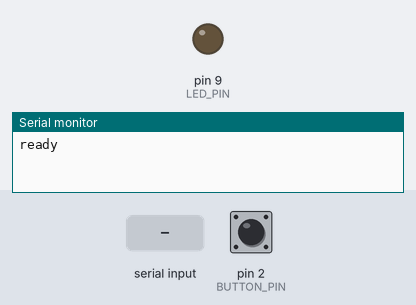
Simulated run of this sketch. Board: Arduino Uno, built with avr-gcc and run on an emulated ATmega328P. Parts: output pins drawn as LEDs (lit = HIGH), the last lines printed to the serial monitor. The inputs (shaded band) are chosen by the test bench; at power-on: pin 2 (BUTTON_PIN) HIGH.

Above: at 1.2 s.
1.3 s: "pulse\n" received over Serial
At 2.54 s:
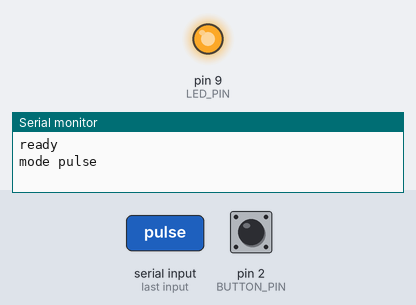
4.3 s: pin 2 (BUTTON_PIN) pulled LOW for 0.15 s
5.9 s: "glow\n" received over Serial
At 6.4 s:
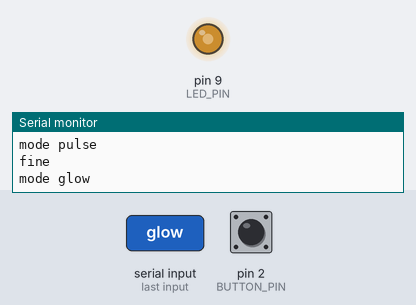
7.4 s: "b90\n" received over Serial
At 8.6 s:
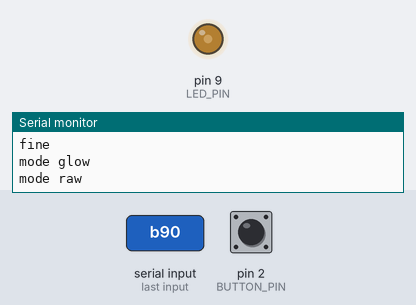
8.9 s: "b,45\n" received over Serial
At 9.9 s:
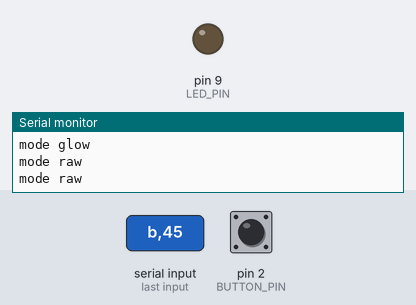
Timing chart, 0 to 11.4 s (numbered marks = the images above; inputs shaded):
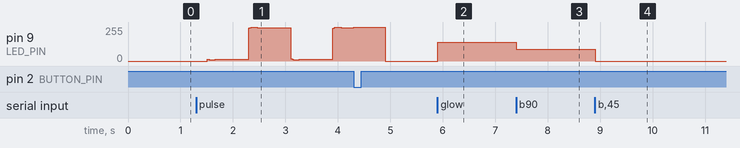

Measured:
- after the input at 5.9 s, pin 9 (LED_PIN): 0/255 → 140/255 at once
- after the input at 7.4 s, pin 9 (LED_PIN): 140/255 → 90/255 at once
- after the input at 8.9 s, pin 9 (LED_PIN): 90/255 → 0/255 at once

The sketch:

kettle-r4.ino
```cpp
/*
  Kettle kitchen interface for the Arduino UNO R4 Minima (USB serial, no Wi-Fi).

  Wiring (docs/wiring.html):
    big button  COM -> GND, NO -> D2      (internal pull-up, pressed = LOW)
    warm LED    D9 -> 330-1k resistor -> LED(+), LED(-) -> GND

  Serial protocol, 115200 baud, one command per line:
    laptop -> board   off | on | pulse | glow | b<0-255> | ping
    board -> laptop   ready            after boot
                      fine             the big button was pressed ("I'm fine")
                      mode <name>      acknowledges a command
                      pong             reply to ping

  Light modes: off; on = full; pulse = slow breathing ("please press");
  glow = warm and steady ("thinking of you"). Pressing the button during a
  pulse stops it, so the light answers even before the laptop does.
*/

const int BUTTON_PIN = 2;
const int LED_PIN = 9;             // PWM
const int GLOW_LEVEL = 140;
const int MAX_LEVEL = 255;

enum Mode { OFF, ON, PULSE, GLOW, RAW };
Mode mode = OFF;
int rawLevel = 0;
unsigned long flashUntil = 0;
String line;

const char* modeName(Mode m) {
  switch (m) { case ON: return "on"; case PULSE: return "pulse"; case GLOW: return "glow"; case RAW: return "raw"; default: return "off"; }
}

void setMode(Mode m) { mode = m; Serial.print("mode "); Serial.println(modeName(m)); }

void handle(String cmd) {
  cmd.trim(); cmd.toLowerCase();
  if (cmd == "off") setMode(OFF);
  else if (cmd == "on") setMode(ON);
  else if (cmd == "pulse") setMode(PULSE);
  else if (cmd == "glow") setMode(GLOW);
  else if (cmd == "ping") Serial.println("pong");
  else if (cmd.length() > 1 && cmd[0] == 'b') { rawLevel = constrain(cmd.substring(1).toInt(), 0, 255); setMode(RAW); }
  else if (cmd.length()) { Serial.print("error unknown "); Serial.println(cmd); }
}

void readSerial() {
  while (Serial.available()) {
    char c = Serial.read();
    if (c == '\n' || c == '\r') { if (line.length()) handle(line); line = ""; }
    else if (line.length() < 32) line += c;
  }
}

void checkButton() {
  static bool was = HIGH;
  static unsigned long changedAt = 0;
  bool now = digitalRead(BUTTON_PIN);
  if (now != was && millis() - changedAt > 40) {
    changedAt = millis();
    was = now;
    if (now == LOW) {
      Serial.println("fine");
      flashUntil = millis() + 600;          // acknowledge the press with a bright flash
      if (mode == PULSE) mode = OFF;        // the check-in is answered
    }
  }
}

void driveLed() {
  int level;
  if (millis() < flashUntil) level = MAX_LEVEL;
  else switch (mode) {
    case ON: level = MAX_LEVEL; break;
    case GLOW: level = GLOW_LEVEL; break;
    case RAW: level = rawLevel; break;
    case PULSE: level = (int)(8 + (MAX_LEVEL - 8) * (0.5 - 0.5 * cos(millis() / 1600.0 * 2 * PI))); break;
    default: level = 0;
  }
  analogWrite(LED_PIN, level);
}

void setup() {
  Serial.begin(115200);
  pinMode(BUTTON_PIN, INPUT_PULLUP);
  pinMode(LED_PIN, OUTPUT);
  analogWrite(LED_PIN, 0);
  Serial.println("ready");
}

void loop() {
  readSerial();
  checkButton();
  driveLed();
  delay(5);
}
```
